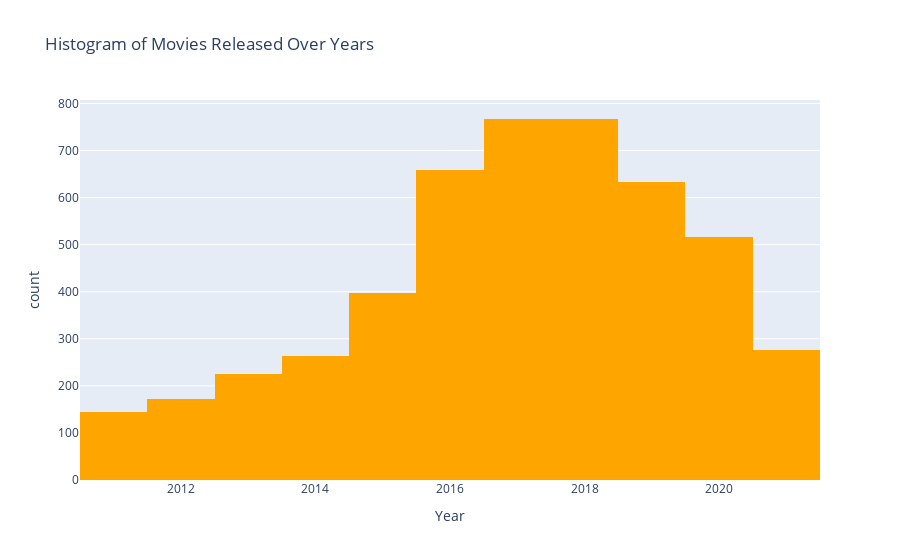

Notebook cell for this chart:
### Code cell
plot_histogram("Movie", 2010)

### Figure 1 — Plotly figure (JSON) as saved in the notebook; plotly's stock layout.template omitted (floating-point values rounded to 4 significant figures; data arrays with more than 128 entries replaced by an {"elided": "..."} marker saying what was removed)
{"data": [{"alignmentgroup": "True", "bingroup": "x", "hovertemplate": "Year=%{x}<br>count=%{y}<extra></extra>", "legendgroup": "", "marker": {"color": "orange", "pattern": {"shape": ""}}, "name": "", "nbinsx": 20, "offsetgroup": "", "orientation": "v", "showlegend": false, "type": "histogram", "x": {"elided": "4824 int values"}, "xaxis": "x", "yaxis": "y"}], "layout": {"barmode": "relative", "legend": {"tracegroupgap": 0}, "title": {"text": "Histogram of Movies Released Over Years"}, "xaxis": {"anchor": "y", "domain": [0, 1], "title": {"text": "Year"}}, "yaxis": {"anchor": "x", "domain": [0, 1], "title": {"text": "count"}}}}
